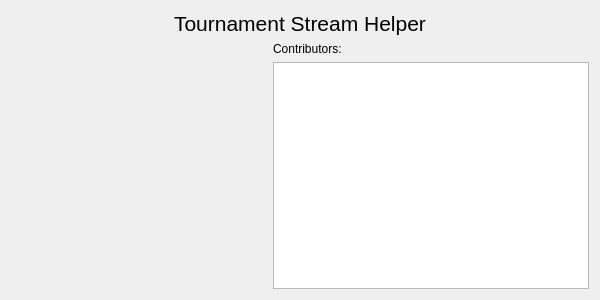
<?xml version="1.0" encoding="UTF-8"?>
<ui version="4.0">
 <class>About</class>
 <widget class="QDialog" name="About">
  <property name="windowModality">
   <enum>Qt::ApplicationModal</enum>
  </property>
  <property name="geometry">
   <rect>
    <x>0</x>
    <y>0</y>
    <width>600</width>
    <height>300</height>
   </rect>
  </property>
  <property name="minimumSize">
   <size>
    <width>600</width>
    <height>300</height>
   </size>
  </property>
  <property name="windowTitle">
   <string>About</string>
  </property>
  <layout class="QVBoxLayout" name="verticalLayout_2">
   <item>
    <widget class="QLabel" name="tsh">
     <property name="font">
      <font>
       <pointsize>16</pointsize>
      </font>
     </property>
     <property name="text">
      <string notr="true">Tournament Stream Helper</string>
     </property>
     <property name="alignment">
      <set>Qt::AlignCenter</set>
     </property>
    </widget>
   </item>
   <item>
    <layout class="QHBoxLayout" name="horizontalLayout">
     <item>
      <widget class="QLabel" name="icon">
       <property name="minimumSize">
        <size>
         <width>256</width>
         <height>256</height>
        </size>
       </property>
       <property name="text">
        <string notr="true"/>
       </property>
       <property name="alignment">
        <set>Qt::AlignCenter</set>
       </property>
      </widget>
     </item>
     <item>
      <layout class="QVBoxLayout" name="verticalLayout">
       <item>
        <widget class="QLabel" name="label_3">
         <property name="text">
          <string>Contributors:</string>
         </property>
        </widget>
       </item>
       <item>
        <widget class="QTextEdit" name="contributors">
         <property name="readOnly">
          <bool>true</bool>
         </property>
         <property name="markdown">
          <string/>
         </property>
         <property name="html">
          <string>&lt;!DOCTYPE HTML PUBLIC &quot;-//W3C//DTD HTML 4.0//EN&quot; &quot;http://www.w3.org/TR/REC-html40/strict.dtd&quot;&gt;
&lt;html&gt;&lt;head&gt;&lt;meta name=&quot;qrichtext&quot; content=&quot;1&quot; /&gt;&lt;style type=&quot;text/css&quot;&gt;
p, li { white-space: pre-wrap; }
&lt;/style&gt;&lt;/head&gt;&lt;body style=&quot; font-family:'Ubuntu'; font-size:11pt; font-weight:400; font-style:normal;&quot;&gt;
&lt;p style=&quot;-qt-paragraph-type:empty; margin-top:0px; margin-bottom:0px; margin-left:0px; margin-right:0px; -qt-block-indent:0; text-indent:0px;&quot;&gt;&lt;br /&gt;&lt;/p&gt;&lt;/body&gt;&lt;/html&gt;</string>
         </property>
        </widget>
       </item>
      </layout>
     </item>
    </layout>
   </item>
  </layout>
 </widget>
 <resources/>
 <connections/>
</ui>
